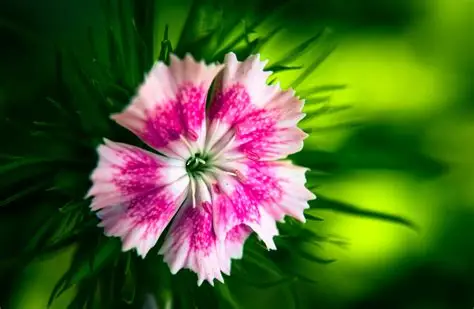
#> input picture task 5/Feature Detection & Analysis/image using Histogram/OIP.webp, 474 x 309 px, found by its file name
$ python calculation.py
#> lines starting #> are read from the running program, lines starting #| are printed output that depends on the picture
import cv2, matplotlib.pyplot as plt
import cv2


img = cv2.imread(r'C:\Users\Lenovo L380 A&I\OneDrive\Desktop\semester 4\sir rasikh\open\Feature Detection & Analysis\image using Histogram\OIP.webp', 0)
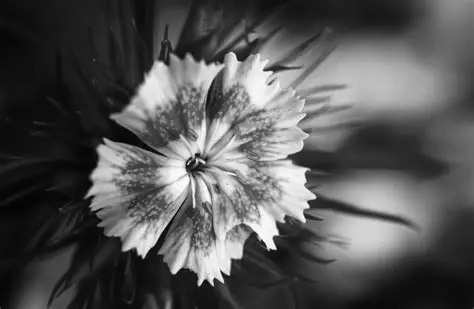
#> img: shape (309, 474); min 0, max 255, mean 84.9
histg = cv2.calcHist([img], [0], None, [256], [0, 256])
#> histg = 256 values, max 3080 at index 15, min 3 at index 0, mean 572.1

# Plot histogram
plt.plot(histg)
plt.title("Histogram using OpenCV calcHist()")
plt.xlabel("Pixel Intensity")
plt.ylabel("Frequency")
plt.show()
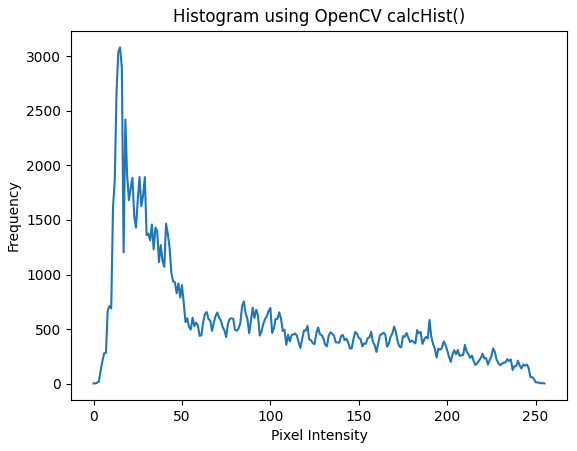
#> figure drawn by matplotlib, 1 panel; curve peaks at x = 15, y = 3080
